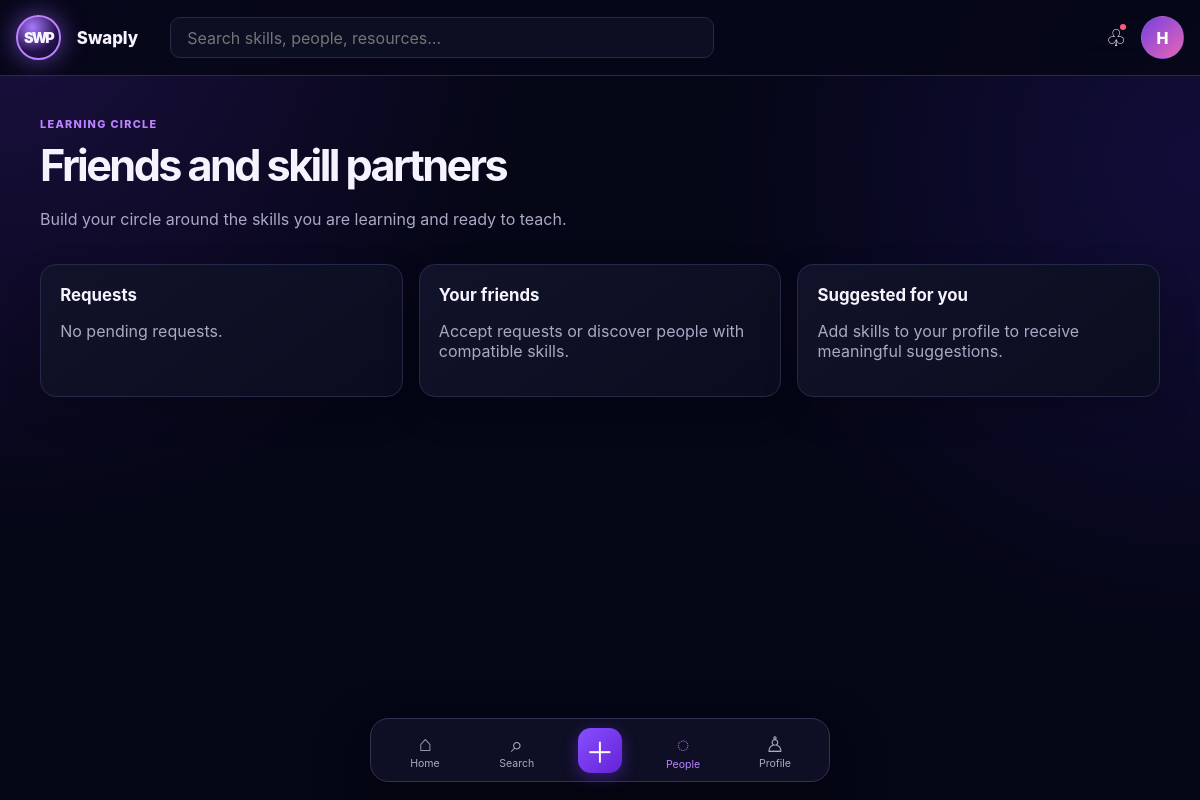
/friends (signed in), run on an earlier commit of the app's database.
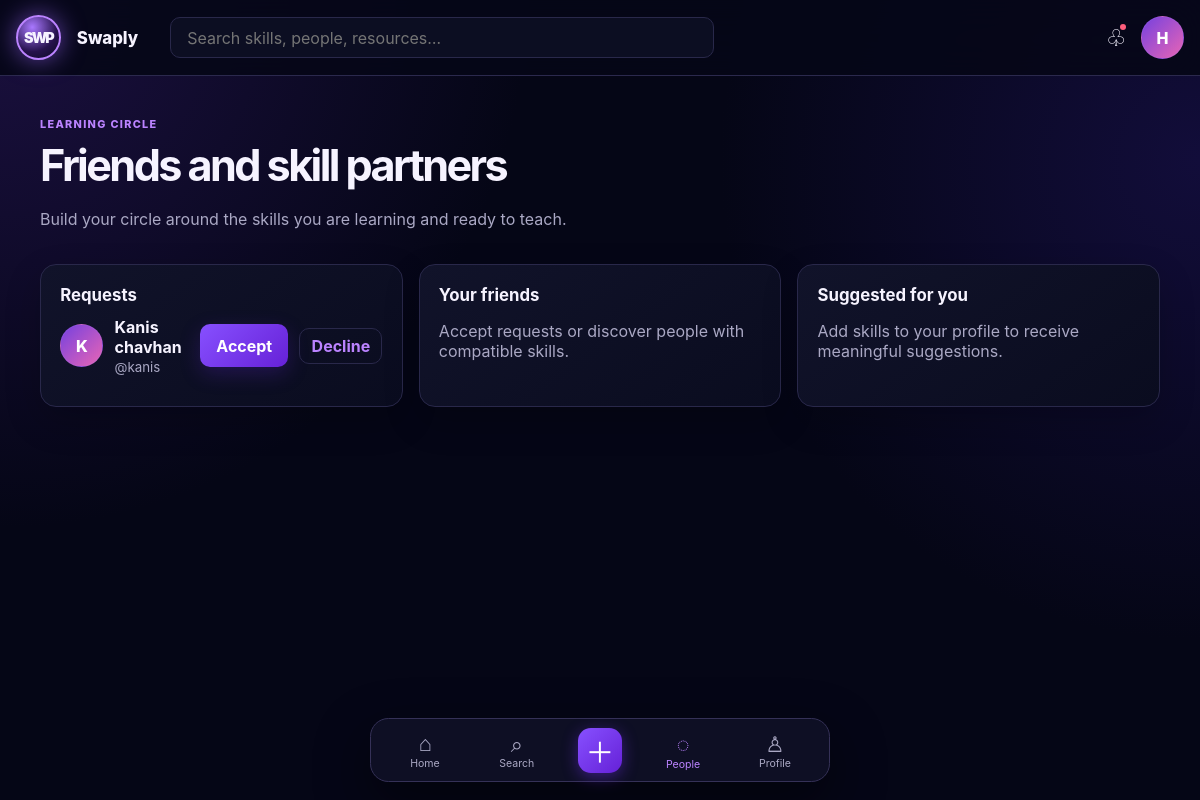
And on a later commit of the database.
### tables this page shows
CREATE TABLE friendships (id INTEGER PRIMARY KEY AUTOINCREMENT, requester_id INTEGER NOT NULL REFERENCES users(id) ON DELETE CASCADE, recipient_id INTEGER NOT NULL REFERENCES users(id) ON DELETE CASCADE, status TEXT NOT NULL DEFAULT 'pending' CHECK(status IN ('pending','accepted')), created_at TEXT NOT NULL DEFAULT CURRENT_TIMESTAMP, responded_at TEXT, UNIQUE(requester_id,recipient_id), CHECK(requester_id <> recipient_id));

CREATE TABLE users (id INTEGER PRIMARY KEY AUTOINCREMENT, username TEXT NOT NULL COLLATE NOCASE UNIQUE, email TEXT NOT NULL COLLATE NOCASE UNIQUE, password_hash TEXT NOT NULL, full_name TEXT NOT NULL, is_admin INTEGER NOT NULL DEFAULT 0 CHECK(is_admin IN (0,1)), is_active INTEGER NOT NULL DEFAULT 1 CHECK(is_active IN (0,1)), created_at TEXT NOT NULL DEFAULT CURRENT_TIMESTAMP, updated_at TEXT NOT NULL DEFAULT CURRENT_TIMESTAMP);

### routes/social.py (the view)
@social_bp.get("/friends")
@login_required
def friends():
    incoming = query("SELECT f.*,u.username,u.full_name FROM friendships f JOIN users u ON u.id=f.requester_id WHERE f.recipient_id=? AND f.status='pending'", (current_user.id,))
    accepted = query("SELECT f.id,u.id AS user_id,u.username,u.full_name,p.avatar_path FROM friendships f JOIN users u ON u.id=CASE WHEN f.requester_id=? THEN f.recipient_id ELSE f.requester_id END JOIN profiles p ON p.user_id=u.id WHERE (f.requester_id=? OR f.recipient_id=?) AND f.status='accepted'", (current_user.id, current_user.id, current_user.id))
    suggestions = query("SELECT u.id,u.username,u.full_name,COUNT(us.skill_id) AS overlap FROM users u JOIN user_skills us ON us.user_id=u.id WHERE u.id<>? AND u.is_active=1 AND us.skill_id IN (SELECT skill_id FROM user_skills WHERE user_id=?) AND NOT EXISTS(SELECT 1 FROM friendships f WHERE (f.requester_id=? AND f.recipient_id=u.id) OR (f.recipient_id=? AND f.requester_id=u.id)) GROUP BY u.id ORDER BY overlap DESC,u.created_at DESC LIMIT 12", (current_user.id,current_user.id,current_user.id,current_user.id))
    return render_template("friends.html", incoming=incoming, accepted=accepted, suggestions=suggestions)

### app.py (called while the page is built)
def create_app(config_class=Config):
    app = Flask(__name__, instance_relative_config=True)
    app.config.from_object(config_class)
    app.config.from_pyfile("config.py", silent=True)
    config_class.validate()
    login_manager.init_app(app)
    app.teardown_appcontext(close_db)
    install_security(app)
    from models.user import User
    @login_manager.user_loader
    def load_user(user_id):
        return User.get_by_id(user_id)
    from routes.auth import auth_bp
    from routes.main import main_bp
    from routes.social import social_bp
    from routes.rooms import rooms_bp
    from routes.admin import admin_bp
    for blueprint in (auth_bp, main_bp, social_bp, rooms_bp, admin_bp):
        app.register_blueprint(blueprint)
    with app.app_context():
        init_db()
    return app

### database/core.py (called while the page is built)
def get_db():
    if "db" not in g:
        path = Path(current_app.config["DATABASE_PATH"]); path.parent.mkdir(parents=True, exist_ok=True)
        g.db = sqlite3.connect(str(path)); g.db.row_factory = sqlite3.Row; g.db.execute("PRAGMA foreign_keys=ON")
    return g.db

### models/user.py (called while the page is built)
    @property
    def is_active(self):
        return self._active

### templates/friends.html
{% extends 'base.html' %}{% block title %}People · SWP{% endblock %}{% block content %}<section class="content-page"><header class="page-heading"><p class="eyebrow">LEARNING CIRCLE</p><h1>Friends and skill partners</h1><p>Build your circle around the skills you are learning and ready to teach.</p></header><div class="three-columns"><section class="panel"><h2>Requests</h2>{% for friend in incoming %}<article class="person-card"><span class="avatar avatar-letter">{{ friend.username[0]|upper }}</span><div><strong>{{ friend.full_name }}</strong><small>@{{ friend.username }}</small></div><form method="post" action="{{ url_for('social.respond_friend', friendship_id=friend.id, action='accept') }}"><input type="hidden" name="csrf_token" value="{{ csrf_token() }}"><button>Accept</button></form><form method="post" action="{{ url_for('social.respond_friend', friendship_id=friend.id, action='reject') }}"><input type="hidden" name="csrf_token" value="{{ csrf_token() }}"><button class="text-button">Decline</button></form></article>{% else %}<p class="muted">No pending requests.</p>{% endfor %}</section><section class="panel"><h2>Your friends</h2>{% for friend in accepted %}<article class="person-card"><span class="avatar avatar-letter">{{ friend.username[0]|upper }}</span><div><a href="{{ url_for('social.profile', username=friend.username) }}"><strong>{{ friend.full_name }}</strong></a><small>@{{ friend.username }}</small></div><a class="text-button" href="{{ url_for('social.direct_messages', username=friend.username) }}">Message</a></article>{% else %}<p class="muted">Accept requests or discover people with compatible skills.</p>{% endfor %}</section><section class="panel"><h2>Suggested for you</h2>{% for person in suggestions %}<article class="person-card"><span class="avatar avatar-letter">{{ person.username[0]|upper }}</span><div><a href="{{ url_for('social.profile', username=person.username) }}"><strong>{{ person.full_name }}</strong></a><small>{{ person.overlap }} shared skill{{ '' if person.overlap == 1 else 's' }}</small></div><form method="post" action="{{ url_for('social.request_friend', user_id=person.id) }}"><input type="hidden" name="csrf_token" value="{{ csrf_token() }}"><button>Connect</button></form></article>{% else %}<p class="muted">Add skills to your profile to receive meaningful suggestions.</p>{% endfor %}</section></div></section>{% endblock %}

What changed in the data, as far as the page shows it:
added friendships: username "K", full_name "Kanis chavhan", username "kanis"
Also different on the page:
text no longer shown: "No pending requests."
